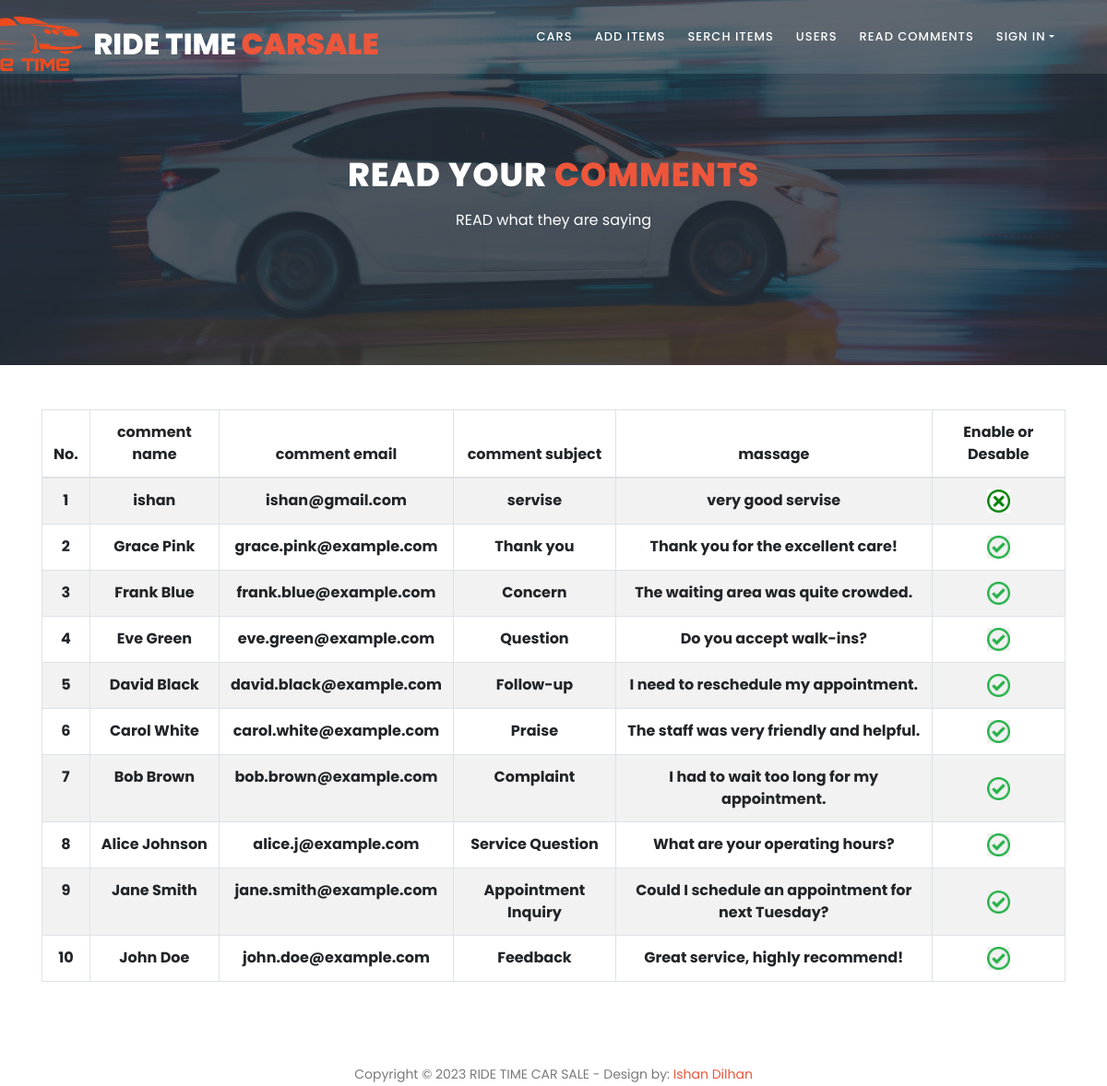
The page /Admin/readcomments1.php on the database its author committed.
### tables this page shows
CREATE TABLE `comments` (
  `com_name` varchar(100) DEFAULT NULL,
  `email` varchar(100) DEFAULT NULL,
  `_comsubject` varchar(200) DEFAULT NULL,
  `massage` varchar(3000) DEFAULT NULL,
  `comment_id` int(11) NOT NULL,
  `comment_available` tinyint(1) NOT NULL DEFAULT 1
);

### Admin/readcomments1.php (the view, shortened to what this page needs)
<?php
include_once "header1.php";
$query  = "SELECT `com_name`, `_comsubject`, `email`, `massage`, `comment_id`, `comment_available`
FROM `comments`
ORDER BY `comment_id` DESC;
";
$searchQ = mysqli_query($con,$query);
?>
    <section class="section section-bg" id="call-to-action" style="background-image: url(assets/images/banner-image-1-1920x500.jpg)">
        <div class="container">
            <div class="row">
                <div class="col-lg-10 offset-lg-1">
                    <div class="cta-content">
                        <br>
                        <br>
                        <h2>Read your <em>Comments</em></h2>
                        <p>READ what they are saying</p>
                    </div>
                </div>
            </div>
        </div>
    </section>
            <div class="col-md-12  text-center">
                <br>
                <br>
					                	<div ><span id="ishan" style="color: red; font-weight: bolder;">
                                        <?php
if(mysqli_num_rows($searchQ ) == 0)
{   echo mysqli_num_rows($searchQ );
    echo 'no item found ! ';
}
else
{
    ?>
<div class="container table-responsive">
  <table class="table table-bordered table-striped">
    <thead>
      <tr>
        <th scope="col">No.</th>
        <th scope="col">comment name</th>
        <th scope="col">comment email</th>
        <th scope="col">comment subject</th>
        <th scope="col">massage</th>
        <th scope="col">Enable or Desable</th>
      </tr>
    </thead>
    <tbody>
      <?php
      $num = 1;
      while ($row = mysqli_fetch_array($searchQ )) {
      ?>
        <tr>
          <th scope="row"><?php echo $num; ?></th>
          <td><?php echo $row['com_name']; ?></td>
          <td><?php echo $row['email']; ?></td>
          <td><?php echo $row['_comsubject']; ?></td>
          <td class="message-cell" onclick="expandMessage()">
    <div class="message-content " ><?php echo $row['massage']; ?></div>
</td>
          <?php
if ( $row['comment_available']== 1) {
?>
    <td style="text-align: center; vertical-align: middle;">
    <img style="height: 25px; width: 25px; cursor: pointer;" src="./../assets/images/correct.png" alt="enable" onclick="enableDesable(<?php echo $row['comment_id']; ?>, 'd')">
</td>
<?php
} else {
?>
    <td style="text-align: center; vertical-align: middle;">
        <img style="height: 25px; width: 25px; cursor: pointer;" src="./../assets/images/wrong.png" alt="disable" onclick="enableDesable(<?php echo $row['comment_id']; ?>, 'e')">
    </td>
<?php
}
?>
        </tr>
      <?php
        $num++;
      }
      ?>
    </tbody>
  </table>
    </div>
    <?php
  }
  ?></span></div>
			</div>
    <footer>
        <div class="container">
            <div class="row">
                <div class="col-lg-12 " style="text-align: center;">
                <br>
                <br>
                <br>
                    <p>
                        Copyright © 2023 RIDE TIME CAR SALE
                        - Design by: <a href="https://www.ishanwaruna.com/">Ishan Dilhan</a>
                    </p>
                </div>
            </div>
        </div>
    </footer>
  </body>
</html>

### Admin/header1.php (shortened to what this page needs)
 <!DOCTYPE html>
 <html lang="en">
 <head>
     <link rel="stylesheet" type="text/css" href="assets/css/bootstrap.min.css">
     <link rel="stylesheet" type="text/css" href="assets/css/font-awesome.css">
     <link rel="stylesheet" href="assets/css/style.css">
 </head>
 <body>
     <header class="header-area header-sticky">
         <div class="container">
             <div class="row">
                 <div class="col-12">
                     <nav class="main-nav">
                         <a href="index.php" class="logo" class="text-for-small-screens">
                             <img src="assets/images/RIDE TIME.png" id="car-dealer-logo" alt="Car Dealer Website Logo" style="margin-left: -100px;" height="100px">
                             <span class="text-for-small-screens">RIDE TIME<em> CARSALE</em></span>
                         </a>
                         <ul class="nav">
                         <br>
                             <li><a href="cars1.php">Cars</a></li>
                             <li><a href="additems1.php" >Add items</a></li>
                             <li><a href="serchitems.php" >Serch items</a></li>
                             <li><a href="readusers.php" >users</a></li>
                             <li><a href="readcomments1.php" >Read comments</a></li>
                             <li class="dropdown">
                                 <a class="dropdown-toggle" data-toggle="dropdown" href="#" role="button" aria-haspopup="true" aria-expanded="false">Sign in</a>
                             </li>
                         </ul>
                         <div >
  <br>
  <br>
  <br>
  <br>
  <br>
  <br> <br>
  <br>
  <br>
</div>
                     </nav>
                 </div>
             </div>
         </div>
     </header>

### Admin/assets/css/style.css (style rules this page uses)
html, body, div, span, applet, object, iframe, h1, h2, h3, h4, h5, h6, p, blockquote, div pre, a, abbr, acronym, address, big, cite, code, del, dfn, em, font, img, ins, kbd, q, s, samp, small, strike, strong, sub, sup, tt, var, b, u, i, center, dl, dt, dd, ol, ul, li, figure, header, nav, section, article, aside, footer, figcaption { margin: 0; padding: 0; border: 0; outline: 0; }
ul, li { padding: 0; margin: 0; list-style: none; }
header, nav, section, article, aside, footer, hgroup { display: block; }
* { box-sizing: border-box; }
html, body { font-family: 'Poppins', sans-serif; font-weight: 400; background-color: #fff; font-size: 16px; -ms-text-size-adjust: 100%; -webkit-font-smoothing: antialiased; -moz-osx-font-smoothing: grayscale; }
ul { list-style-type: none; }
a { text-decoration: none !important; }
h1, h2, h3, h4, h5, h6 { margin-top: 0px; margin-bottom: 0px; }
p { font-size: 14px; line-height: 25px; color: #7a7a7a; }
html, body { background: #fff; font-family: 'Poppins', sans-serif; }
.header-area { position: absolute; top: 0px; left: 0px; right: 0px; z-index: 100; height: 80px; background: rgba(250, 250, 250, 0.1); -webkit-transition: all .5s ease 0s; -moz-transition: all .5s ease 0s; -o-transition: all .5s ease 0s; transition: all .5s ease 0s; }
.header-area .main-nav { min-height: 80px; background: transparent; }
.header-area .main-nav .logo { line-height: 80px; color: #fff; font-size: 32px; font-weight: 800; text-transform: uppercase; float: left; -webkit-transition: all 0.3s ease 0s; -moz-transition: all 0.3s ease 0s; -o-transition: all 0.3s ease 0s; transition: all 0.3s ease 0s; }
.header-area .main-nav .logo em { font-style: normal; color: #ed563b; font-weight: 900; }
.header-area .main-nav .nav { float: right; margin-top: 27px; margin-right: 0px; background-color: transparent; -webkit-transition: all 0.3s ease 0s; -moz-transition: all 0.3s ease 0s; -o-transition: all 0.3s ease 0s; transition: all 0.3s ease 0s; position: relative; z-index: 999; }
.header-area .main-nav .nav li { padding-left: 20px; padding-right: 20px; }
.header-area .main-nav .nav li a { display: block; font-weight: 500; font-size: 13px; color: #7a7a7a; text-transform: uppercase; -webkit-transition: all 0.3s ease 0s; -moz-transition: all 0.3s ease 0s; -o-transition: all 0.3s ease 0s; transition: all 0.3s ease 0s; height: 40px; line-height: 40px; border: transparent; letter-spacing: 1px; }
.header-area .main-nav .nav li a { color: #fff; }
.header-area.header-sticky { min-height: 80px; }
.header-area.header-sticky .nav { margin-top: 20px !important; }
@media (max-width: 1200px) { .header-area .main-nav .nav li { padding-left: 12px; padding-right: 12px; } }
@media (max-width: 1200px) { .header-area .main-nav:before { display: none; } }
@media (min-width: 767px) { .header-area .main-nav .nav { display: flex !important; } }
#call-to-action { padding: 120px 0px; background-image: url(../images/cta-bg.jpg); background-position: center center; background-repeat: no-repeat; background-size: cover; text-align: center; }
.cta-content h2 { font-size: 36px; text-transform: uppercase; font-weight: 800; color: #fff; letter-spacing: 1px; }
.cta-content h2 em { font-style: normal; color: #ed563b; }
.cta-content p { font-size: 16px; color: #fff; margin: 15px 0px 25px 0px; }
.section-bg { background-position: center center; background-repeat: no-repeat; background-size: cover; position: relative; }
.section-bg:before { content: ''; position: absolute; top: 0; left: 0; width: 100%; height: 100%; background-color: rgba(35, 45, 57, 0.8); }
.section-bg>form, .section-bg .container { position: relative; z-index: 2 }
a { color: #ed563b; }

### Admin/header1.php (style rules this page uses)
img#car-dealer-logo { height: 100px; margin-left: -100px; }

### Admin/readcomments1.php (style rules this page uses)
.message-cell { cursor: pointer; max-height: 2000px; overflow: hidden; white-space: normal; word-wrap: break-word; transition: max-height 0.5s ease-in-out; }

### rows shown on the page
comments: com_name "ishan", email "ishan@gmail.com", _comsubject "servise", massage "very good servise", comment_available 0 (drawn)
comments: com_name "Grace Pink", email "grace.pink@example.com", _comsubject "Thank you", massage "Thank you for the excellent care!", comment_available 1 (drawn)
comments: com_name "Frank Blue", email "frank.blue@example.com", _comsubject "Concern", massage "The waiting area was quite crowded.", comment_available 1 (drawn)
comments: com_name "Eve Green", email "eve.green@example.com", _comsubject "Question", massage "Do you accept walk-ins?", comment_available 1 (drawn)
comments: com_name "David Black", email "david.black@example.com", _comsubject "Follow-up", massage "I need to reschedule my appointment.", comment_available 1 (drawn)
comments: com_name "Carol White", email "carol.white@example.com", _comsubject "Praise", massage "The staff was very friendly and helpful.", comment_available 1 (drawn)
comments: com_name "Bob Brown", email "bob.brown@example.com", _comsubject "Complaint", massage "I had to wait too long for my appointment.", comment_available 1 (drawn)
comments: com_name "Alice Johnson", email "alice.j@example.com", _comsubject "Service Question", massage "What are your operating hours?", comment_available 1 (drawn)
comments: com_name "Jane Smith", email "jane.smith@example.com", _comsubject "Appointment Inquiry", massage "Could I schedule an appointment for next Tuesday?", comment_available 1 (drawn)
comments: com_name "John Doe", email "john.doe@example.com", _comsubject "Feedback", massage "Great service, highly recommend!", comment_available 1 (drawn)
